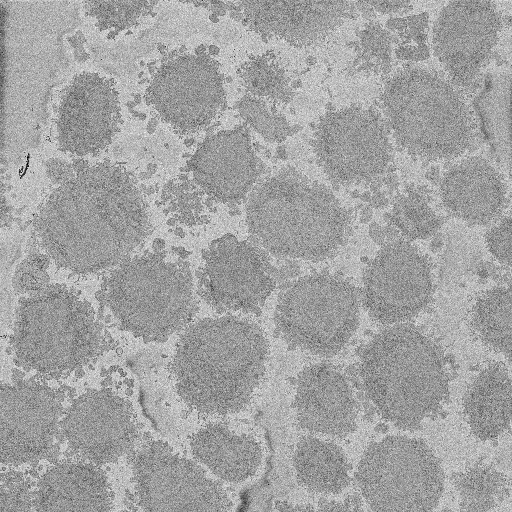
#> input picture gnome.png, 512 x 512 px
$ python -i app.py   (imports and definitions only)
#> lines starting #> are read from the running program, lines starting #| are printed output that depends on the picture; after the words box and inside, x2 and y2 are one past the last pixel; in counts of white or black regions, pixels touching at a corner belong together
#> further down, picture is the input picture: shape (512, 512, 3); min 0, max 255, mean 162.4
import streamlit as st
import numpy as np
import matplotlib.pyplot as plt
from skimage import io, color, measure
from skimage.segmentation import clear_border
from skimage.morphology import binary_erosion, binary_dilation, disk
from skimage.measure import regionprops
from skimage.filters import threshold_otsu

def perform_image_analysis(image):
    # Convert the image to grayscale, ignoring alpha channel if present
    gray_image = color.rgb2gray(image[:, :, :3])  # Use only the first three channels (RGB)

    # Apply Otsu's thresholding to segment the image
    threshold_value = threshold_otsu(gray_image)
#> threshold_value = 0.635
    binary_image = gray_image > threshold_value
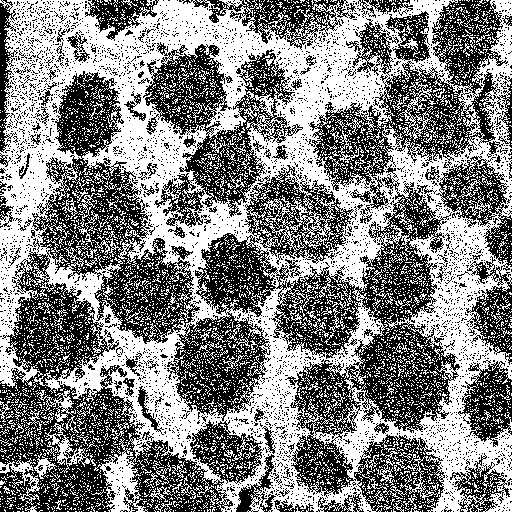
#> binary_image: shape (512, 512) bool; 51.2% white; black in thin lines or dots

    # Clean up the binary image
    binary_image = clear_border(binary_image)
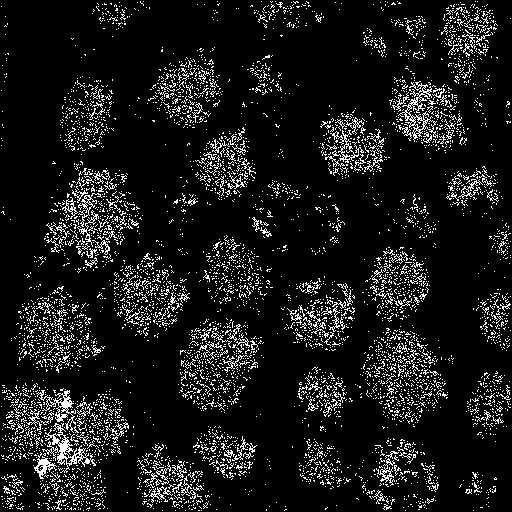
#> binary_image: shape (512, 512) bool; 9.8% white in thin lines or dots
    binary_image = binary_erosion(binary_image, disk(2))
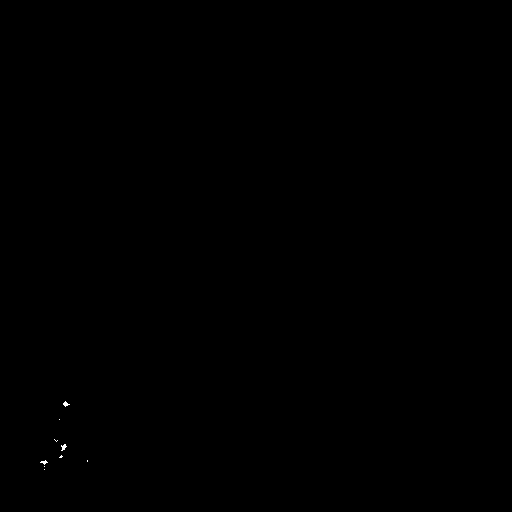
#> binary_image: shape (512, 512) bool; 0.03% white in thin lines or dots, all inside (x1, y1, x2, y2) = (40, 401, 88, 470)
    binary_image = binary_dilation(binary_image, disk(5))
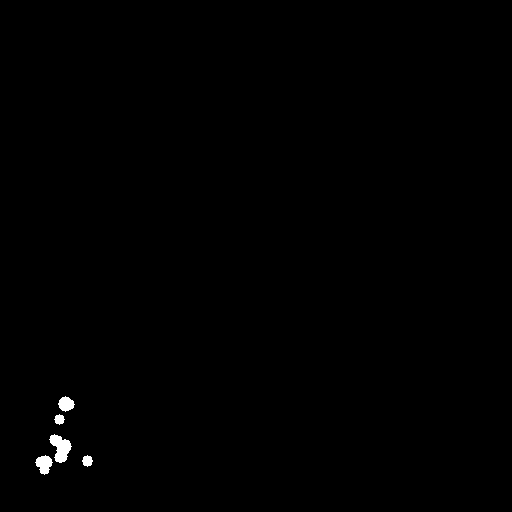
#> binary_image: shape (512, 512) bool; 0.37% white; 5 white regions

    # Label connected components in the binary image
    labeled_image = measure.label(binary_image)
#> labeled_image: shape (512, 512) int32; 6 distinct labels, from 0 to 5

    # Measure properties of labeled regions
    regions = regionprops(labeled_image)
#> regions = 5 regions; box (x1, y1, x2, y2) and area: (49, 434, 72, 463) 379, (35, 455, 53, 475) 227, (58, 396, 75, 412) 181, (82, 455, 93, 467) 92, (54, 414, 65, 425) 81

    # Extract features from the regions (for demonstration, we'll print the area of each region)
    for region in regions:
        print(f"Region Area: {region.area}")
#> this loop made 5 passes
#| Region Area: 181.0
#| Region Area: 81.0
#| Region Area: 379.0
#| Region Area: 227.0
#| Region Area: 92.0

    return gray_image, binary_image, labeled_image

def main():
    st.title("Genomic Image Analysis with Streamlit")

    # Upload image through Streamlit
    uploaded_file = st.file_uploader("Choose a genomic image...", type=["jpg", "jpeg", "png"])

    if uploaded_file is not None:
        # Display the uploaded image
        image = io.imread(uploaded_file)
        st.image(image, caption="Uploaded Genomic Image", use_column_width=True)

        # Perform image analysis
        gray_image, binary_image, labeled_image = perform_image_analysis(image)

        # Display results
        st.subheader("Grayscale Image")
        plt.imshow(gray_image, cmap='gray')
        st.pyplot()

        st.subheader("Binary Image")
        plt.imshow(binary_image, cmap='gray')
        st.pyplot()

        st.subheader("Labeled Image")
        plt.imshow(labeled_image, cmap='nipy_spectral')
        st.pyplot()

# [2 lines not run here, left out]


>>> import cv2
>>> picture = cv2.cvtColor(cv2.imread('gnome.png'), cv2.COLOR_BGR2RGB)
>>> result = perform_image_analysis(picture)
